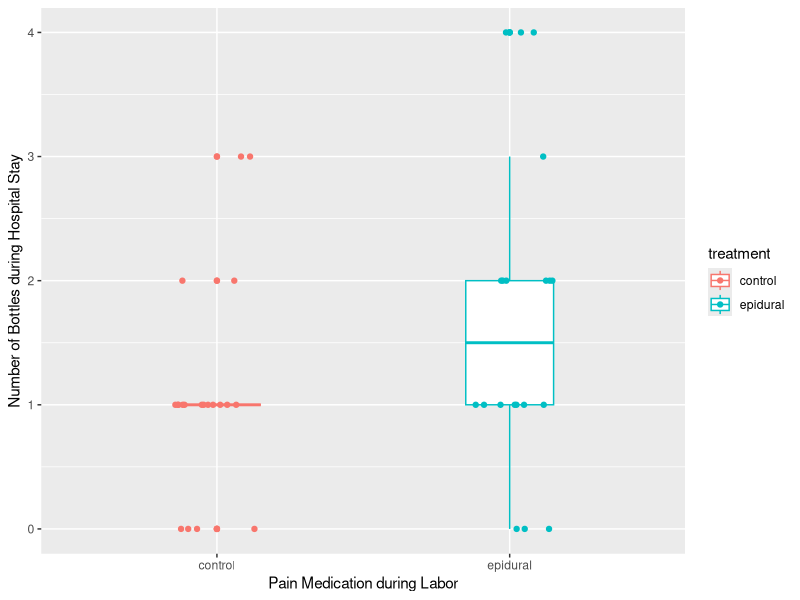

The R script that drew this image:
## ---- chunk 1
#Load relevant packages
library(tidyverse)
## ---- chunk 2
feedingDataMaker <- function(n, means) {

  params <- data.frame(n, means)

  data <- as.tibble(apply(params, 1, function (x) rpois(x[1], x[2])))

  oldnames <- c("V1","V2")
  newnames <- c("control", "epidural")
  data <- data %>% rename_at(vars(oldnames), ~ newnames)

  data <- pivot_longer(data, everything(), 
                         names_to = "treatment",
                         values_to="nBottles") %>% 
           mutate(id= as.factor(1:(n[1] + n[2])),
             treatment=as.factor(treatment))
  
data 
}
data <- feedingDataMaker(c(20, 20), c(1, 2))

ggplot(data) +
    aes(treatment, nBottles, color = treatment) +
    geom_boxplot(width=0.3) +
    geom_jitter(height=0,
    width=0.15) + 
    xlab("Pain Medication during Labor") + 
    ylab("Number of Bottles during Hospital Stay")

## ---- chunk 3
sims = 1000 #number of Monte Carlo simulations to run. 
n = c(25, 25)
means = c(1, 2)

pval <- replicate(
  sims, {
 
    sample.df <- feedingDataMaker(n, means)
    
    w <- wilcox.test(nBottles ~ treatment, 
            data = sample.df, 
            alternative ="less", 
            conf.level=0.95, 
            conf.int=T)
  
  pval <- w$p.value
    
    }
  )

pwr.pct <- sum(pval<0.05)/sims*100
paste(pwr.pct, sep="", "% power. Change 'n' in your initializer for higher or lower power.")
